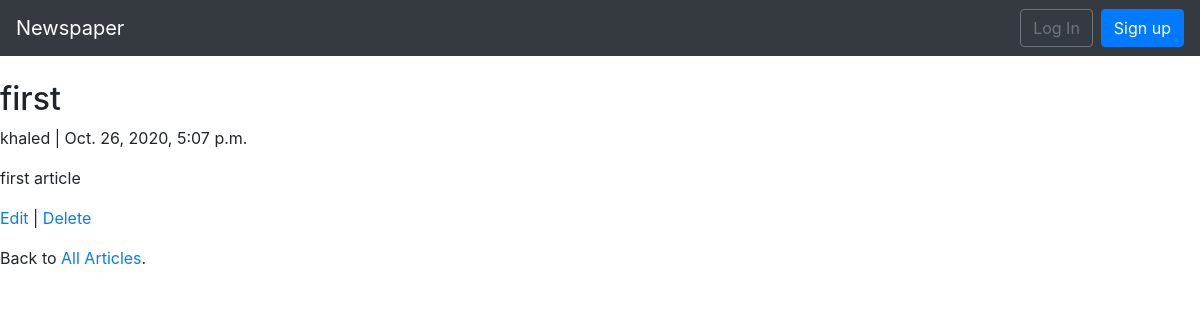
/articles/1/, run on the app's committed database.
### articles/models.py (models this page shows, shortened)
class Article (models.Model):
    title = models.CharField(max_length=255)
    body = models.TextField()
    date = models.DateTimeField(auto_now_add=True)
    author = models.ForeignKey(get_user_model(), on_delete=models.CASCADE,)

### users/models.py (models this page shows)
class CustomUser (AbstractUser):
    age = models.PositiveIntegerField(null = True , blank = True)

### articles/views.py (the view)
# urls.py: path("<int:pk>/",ArticleDetailView.as_view(), name = "article_detail" ),
class ArticleDetailView (DetailView):
    model = Article
    template_name = "article_detail.html"

### templates/article_detail.html
{% extends 'base.html' %}
{% block content %}
    <div class="article-entry">
        <h2>{{ object.title }}</h2>
        <p>{{ object.author}} | {{ object.date }}</p>
        <p>{{ object.body }}</p>
    </div>
    <p><a href="{% url 'article_edit' article.pk %}">Edit</a> |
        <a href="{% url 'article_delete' article.pk %}">Delete</a>
    </p>
    <p>Back to <a href="{% url 'article_list' %}">All Articles</a>.</p>
{% endblock content %}

### data on the page
Article: title "first", author "khaled", date "Oct. 26, 2020, 5:07 p.m.", body "first article"
